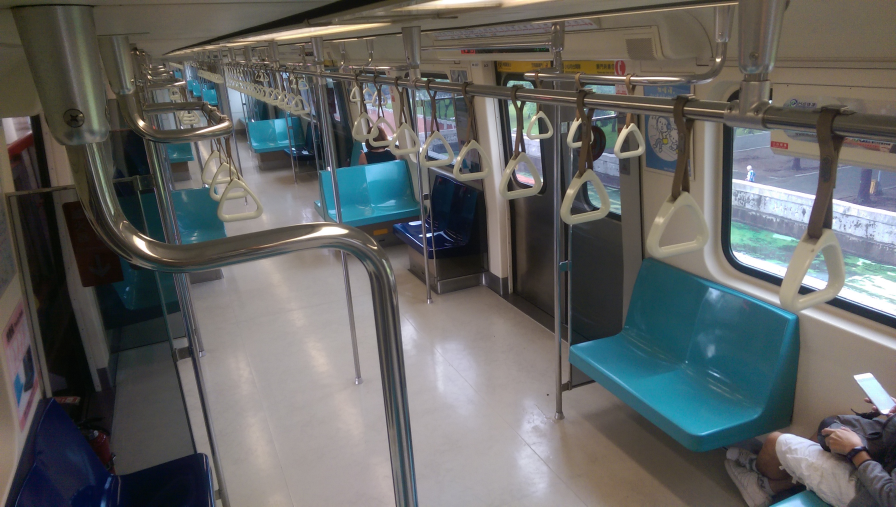
#> input picture image_process/0-IMAG3158.jpg, 2688 x 1520 px (shown at 1/3 size); its folder holds only this picture in this run
$ python extracImg.py
#> lines starting #> are read from the running program, lines starting #| are printed output that depends on the picture
### image_process/wearing_devices.py
from PIL import Image
from PIL import ImageDraw
from PIL import ImageOps
import operator
import time
import os
import sys
import pickle
import numpy as np
import cv2

sys.setrecursionlimit(10000000)
print sys.getrecursionlimit()

def test_run_time(func):
	# [5 lines left out: function newFunc, not called in this run]
	return newFunc

def static_vars(**kwargs):
	def decorate(func):
		for k in kwargs:
			setattr(func, k, kwargs[k])
		return func
	return decorate


# [59 lines left out: function get_hist_img, not called in this run]

def proportion_resize(img, prop):
	return img.resize((int(img.size[0]*prop), int(img.size[1]*prop)))

def equalize(img):
    h = img.histogram()
    lut = []
    for b in range(0, len(h), 256):
        # step size
        step = reduce(operator.add, h[b:b+256]) / 255
        # create equalization lookup table
        n = 0
        for i in range(256):
            lut.append(n / step)
            n = n + h[i+b]
    im = img.point(lut)
    return im

def posterize(img, level):
	lut = []
	for b in range(0, len(img.histogram()), 256):
		for i in range(level):
			lower = 256*i/level
			upper = 256*(i+1)/level
			lut[lower + b:upper + b] = [(lower + upper)/2]*(upper - lower)
	im = img.point(lut)
	return im

# [92 lines left out: functions find_same_color, find_same_color2, get_block_size_ls, not called in this run]

# [16 lines that do not run on import are left out]
# [9 lines of commented-out code are left out]

### image_process/extracImg.py
import wearing_devices as wd
import cv2
import os , fnmatch
import numpy as np
from PIL import Image

for file in fnmatch.filter(os.listdir('.'), '*.jpg'):
	fn, extFn = os.path.splitext(file)
	if extFn != '.p' and extFn != '.py':
		img = Image.open(file).convert('RGB').resize((640, 360))
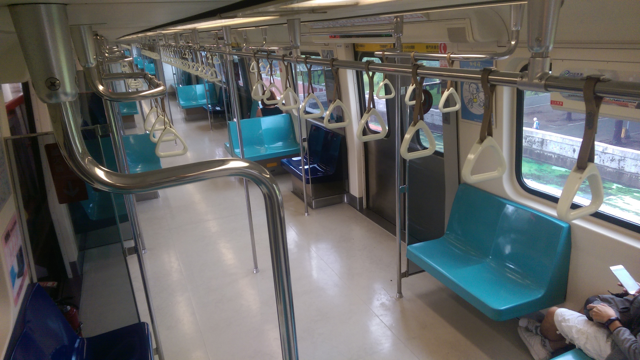
#> img: PIL image 640x360 RGB; mean R, G, B 99.6, 100.8, 99.4
		imgCorrected = wd.equalize(img)
#> in equalize, `h = img.histogram()`: h = 768 values, max 2434 at index 596, min 0 at index 256, mean 900
#> the loop in equalize, `for b in range(0, len(h), 256):` made 3 passes
#> b on passes 2 to 3: 256, 512
#> after the loop in equalize, `for b in range(0, len(h), 256):`: lut = 768 values, max 254 at index 254, min 0 at index 0, mean 154.1
#> in equalize, `im = img.point(lut)`:
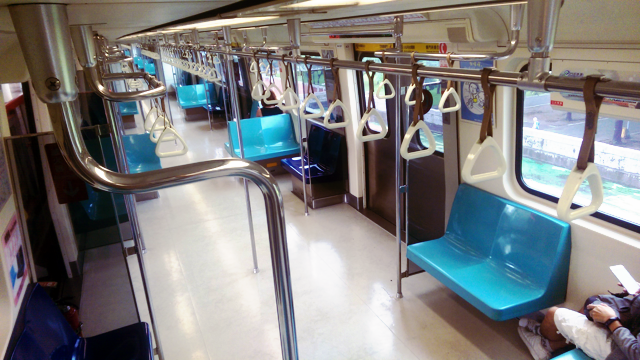
#> im: PIL image 640x360 RGB; mean R, G, B 126.4, 126.3, 126.3
		npim = np.array(imgCorrected) #trans to np
		cvblur = cv2.medianBlur(npim, 5)
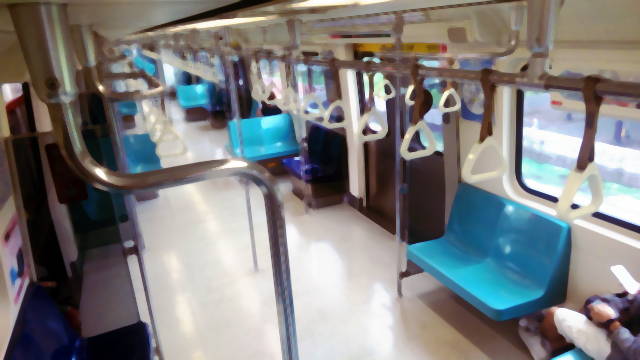
#> cvblur: shape (360, 640, 3); mean R, G, B 126.2, 126.2, 126.2
		imgblur = Image.fromarray(cvblur) #trans back
		imgCa = wd.posterize(imgblur, 4)
#> the loop in posterize, `for b in range(0, len(img.histogram()), 256):` made 3 passes
#> after the loop in posterize, `for b in range(0, len(img.histogram()), 256):`: lut = 768 values, max 224 at index 192, min 32 at index 0, mean 128
#> in posterize, `im = img.point(lut)`:
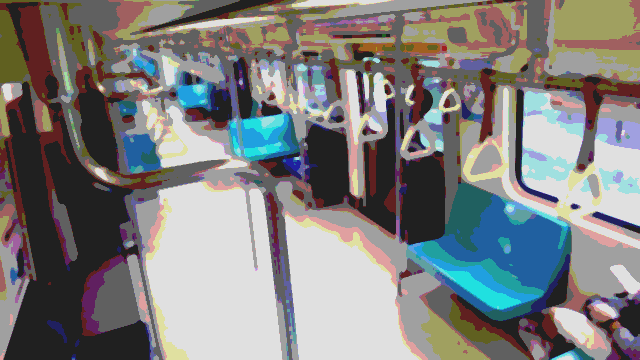
#> im: PIL image 640x360 RGB; mean R, G, B 127.1, 127.2, 126.7

		imgCa.save('posterized/' + fn + '_posterized' + extFn)
		imgCa.show()

$ run again, on image_process/10-IMAG3150.jpg
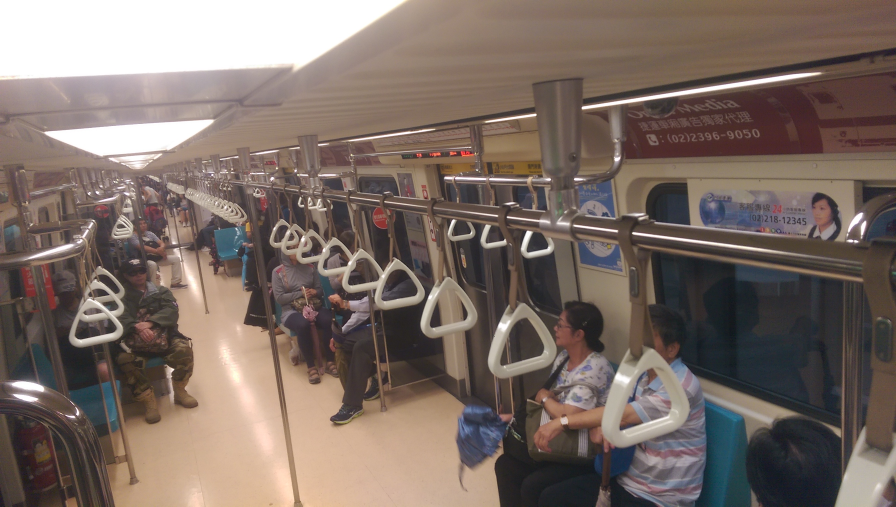
#> input picture image_process/10-IMAG3150.jpg, 2688 x 1520 px (shown at 1/3 size)
#> h = 768 values, max 14948 at index 255, min 0 at index 0, mean 900
#> the loop in equalize, `for b in range(0, len(h), 256):` made 3 passes
#> b on passes 2 to 3: 256, 512
#> after the loop in equalize, `for b in range(0, len(h), 256):`: lut = 768 values, max 239 at index 511, min 0 at index 0, mean 142.4
#> `cvblur = cv2.medianBlur(npim, 5)`:
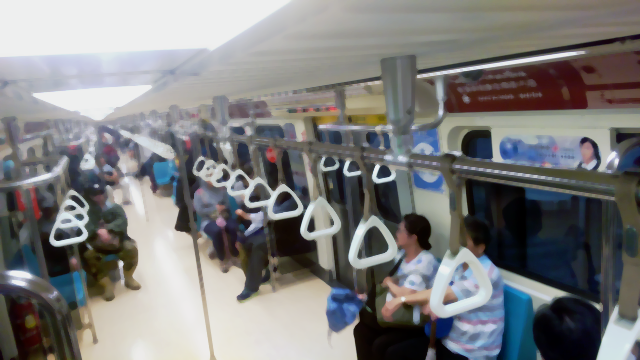
#> cvblur: shape (360, 640, 3); mean R, G, B 125.3, 125.3, 125.3
#> the loop in posterize, `for b in range(0, len(img.histogram()), 256):` made 3 passes
#> after the loop in posterize, `for b in range(0, len(img.histogram()), 256):`: lut = 768 values, max 224 at index 192, min 32 at index 0, mean 128
#> in posterize, `im = img.point(lut)`:
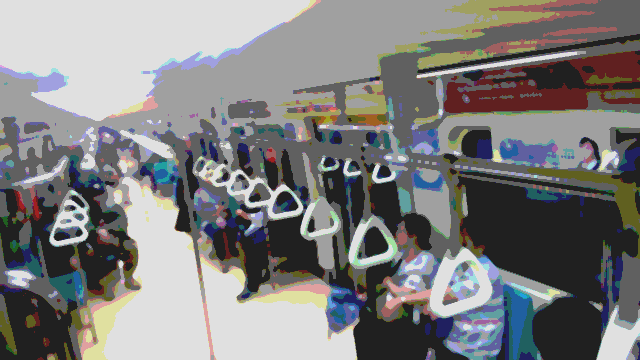
#> im: PIL image 640x360 RGB; mean R, G, B 126.8, 126.2, 126.2

$ run again, on image_process/10-IMAG3150_1.jpg
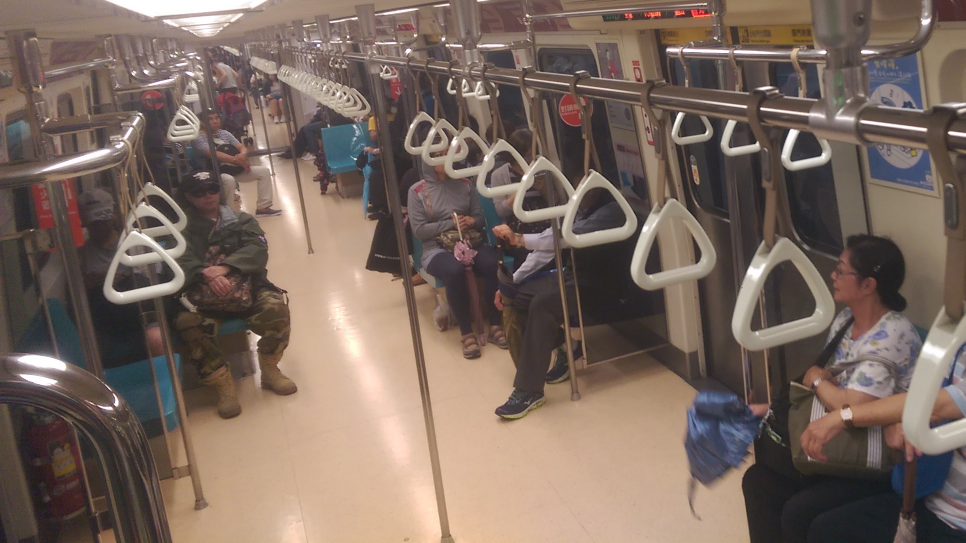
#> input picture image_process/10-IMAG3150_1.jpg, 1931 x 1086 px (shown at 1/2 size)
#> h = 768 values, max 2927 at index 565, min 0 at index 0, mean 900
#> the loop in equalize, `for b in range(0, len(h), 256):` made 3 passes
#> b on passes 2 to 3: 256, 512
#> after the loop in equalize, `for b in range(0, len(h), 256):`: lut = 768 values, max 254 at index 511, min 0 at index 0, mean 146.6
#> `cvblur = cv2.medianBlur(npim, 5)`:
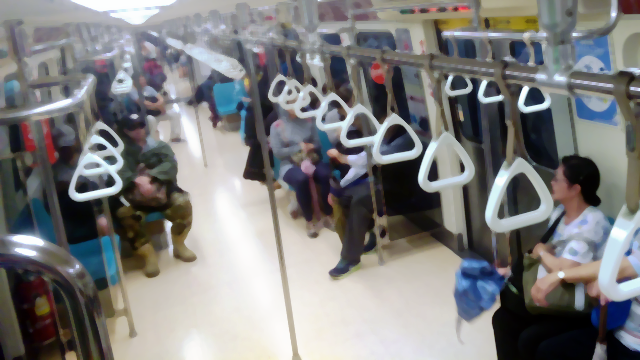
#> cvblur: shape (360, 640, 3); mean R, G, B 125.9, 125.8, 125.7
#> the loop in posterize, `for b in range(0, len(img.histogram()), 256):` made 3 passes
#> after the loop in posterize, `for b in range(0, len(img.histogram()), 256):`: lut = 768 values, max 224 at index 192, min 32 at index 0, mean 128
#> in posterize, `im = img.point(lut)`:
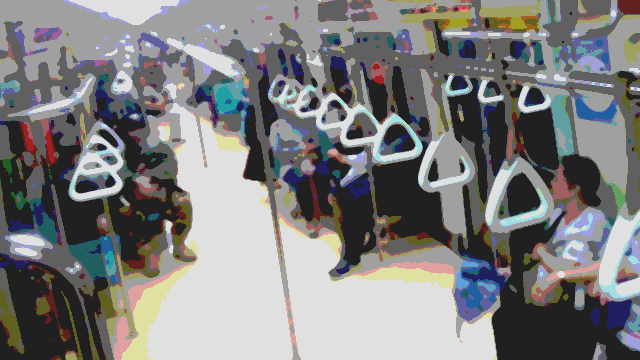
#> im: PIL image 640x360 RGB; mean R, G, B 126.7, 126.7, 126.7

$ run again, on image_process/10-IMAG3135.jpg
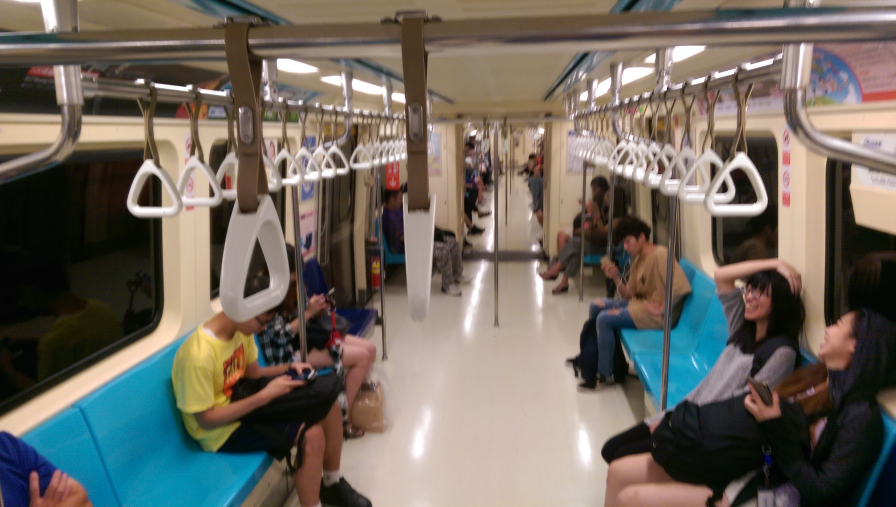
#> input picture image_process/10-IMAG3135.jpg, 2688 x 1520 px (shown at 1/3 size)
#> h = 768 values, max 4834 at index 516, min 0 at index 256, mean 900
#> the loop in equalize, `for b in range(0, len(h), 256):` made 3 passes
#> b on passes 2 to 3: 256, 512
#> after the loop in equalize, `for b in range(0, len(h), 256):`: lut = 768 values, max 253 at index 253, min 0 at index 0, mean 149.8
#> `cvblur = cv2.medianBlur(npim, 5)`:
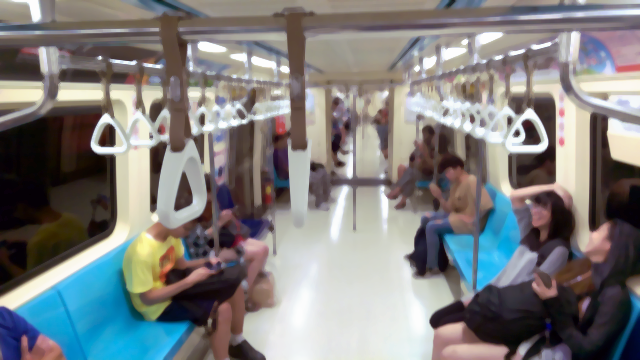
#> cvblur: shape (360, 640, 3); mean R, G, B 126.4, 126.5, 126.4
#> the loop in posterize, `for b in range(0, len(img.histogram()), 256):` made 3 passes
#> after the loop in posterize, `for b in range(0, len(img.histogram()), 256):`: lut = 768 values, max 224 at index 192, min 32 at index 0, mean 128
#> in posterize, `im = img.point(lut)`:
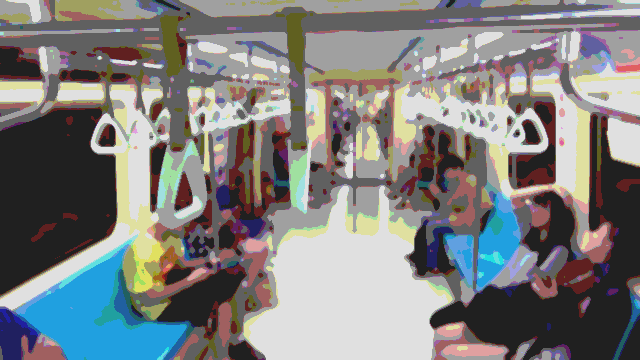
#> im: PIL image 640x360 RGB; mean R, G, B 127.2, 127.6, 127
